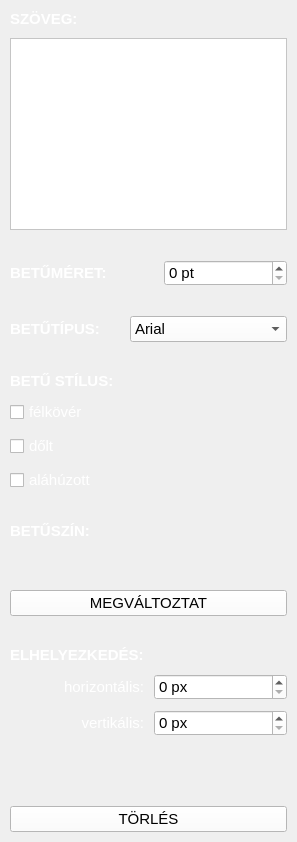
               <widget class="QWidget" name="szovegPageSzerkeszto">
                <layout class="QGridLayout" name="gridLayout_12">
                 <property name="leftMargin">
                  <number>0</number>
                 </property>
                 <property name="topMargin">
                  <number>0</number>
                 </property>
                 <property name="rightMargin">
                  <number>0</number>
                 </property>
                 <property name="bottomMargin">
                  <number>0</number>
                 </property>
                 <property name="spacing">
                  <number>0</number>
                 </property>
                 <item row="0" column="0">
                  <layout class="QVBoxLayout" name="verticalLayout_9">
                   <property name="spacing">
                    <number>30</number>
                   </property>
                   <property name="leftMargin">
                    <number>10</number>
                   </property>
                   <property name="topMargin">
                    <number>10</number>
                   </property>
                   <property name="rightMargin">
                    <number>10</number>
                   </property>
                   <property name="bottomMargin">
                    <number>10</number>
                   </property>
                   <item>
                    <layout class="QVBoxLayout" name="verticalLayout_11">
                     <property name="spacing">
                      <number>10</number>
                     </property>
                     <item>
                      <widget class="QLabel" name="label_7">
                       <property name="font">
                        <font>
                         <pointsize>11</pointsize>
                         <bold>true</bold>
                        </font>
                       </property>
                       <property name="styleSheet">
                        <string notr="true">color: rgb(255, 255, 255);</string>
                       </property>
                       <property name="text">
                        <string>SZÖVEG:</string>
                       </property>
                      </widget>
                     </item>
                     <item>
                      <widget class="QTextEdit" name="szovegTextEditSzerkeszto">
                       <property name="minimumSize">
                        <size>
                         <width>0</width>
                         <height>100</height>
                        </size>
                       </property>
                       <property name="font">
                        <font>
                         <pointsize>11</pointsize>
                        </font>
                       </property>
                       <property name="styleSheet">
                        <string notr="true">color: rgb(0, 0, 0);
background-color: rgb(255, 255, 255);</string>
                       </property>
                       <property name="html">
                        <string>&lt;!DOCTYPE HTML PUBLIC &quot;-//W3C//DTD HTML 4.0//EN&quot; &quot;http://www.w3.org/TR/REC-html40/strict.dtd&quot;&gt;
&lt;html&gt;&lt;head&gt;&lt;meta name=&quot;qrichtext&quot; content=&quot;1&quot; /&gt;&lt;meta charset=&quot;utf-8&quot; /&gt;&lt;style type=&quot;text/css&quot;&gt;
p, li { white-space: pre-wrap; }
hr { height: 1px; border-width: 0; }
li.unchecked::marker { content: &quot;\2610&quot;; }
li.checked::marker { content: &quot;\2612&quot;; }
&lt;/style&gt;&lt;/head&gt;&lt;body style=&quot; font-family:'Segoe UI'; font-size:11pt; font-weight:400; font-style:normal;&quot;&gt;
&lt;p style=&quot;-qt-paragraph-type:empty; margin-top:0px; margin-bottom:0px; margin-left:0px; margin-right:0px; -qt-block-indent:0; text-indent:0px;&quot;&gt;&lt;br /&gt;&lt;/p&gt;&lt;/body&gt;&lt;/html&gt;</string>
                       </property>
                      </widget>
                     </item>
                    </layout>
                   </item>
                   <item>
                    <layout class="QHBoxLayout" name="horizontalLayout_3">
                     <item>
                      <widget class="QLabel" name="label_8">
                       <property name="font">
                        <font>
                         <pointsize>11</pointsize>
                         <bold>true</bold>
                        </font>
                       </property>
                       <property name="styleSheet">
                        <string notr="true">color: rgb(255, 255, 255);</string>
                       </property>
                       <property name="text">
                        <string>BETŰMÉRET:</string>
                       </property>
                      </widget>
                     </item>
                     <item>
                      <widget class="QSpinBox" name="betumeretSpinBoxSzerkeszto">
                       <property name="font">
                        <font>
                         <pointsize>11</pointsize>
                         <bold>false</bold>
                        </font>
                       </property>
                       <property name="styleSheet">
                        <string notr="true">color: rgb(0, 0, 0);
background-color: rgb(255, 255, 255);</string>
                       </property>
                       <property name="suffix">
                        <string> pt</string>
                       </property>
                      </widget>
                     </item>
                    </layout>
                   </item>
                   <item>
                    <layout class="QHBoxLayout" name="horizontalLayout_4">
                     <item>
                      <widget class="QLabel" name="label_9">
                       <property name="font">
                        <font>
                         <pointsize>11</pointsize>
                         <bold>true</bold>
                        </font>
                       </property>
                       <property name="styleSheet">
                        <string notr="true">color: rgb(255, 255, 255);</string>
                       </property>
                       <property name="text">
                        <string>BETŰTÍPUS:</string>
                       </property>
                      </widget>
                     </item>
                     <item>
                      <widget class="QComboBox" name="betutipusComboBoxSzerkeszto">
                       <property name="font">
                        <font>
                         <pointsize>11</pointsize>
                         <bold>false</bold>
                        </font>
                       </property>
                       <property name="styleSheet">
                        <string notr="true">color: rgb(0, 0, 0);
background-color: rgb(255, 255, 255);</string>
                       </property>
                       <item>
                        <property name="text">
                         <string>Arial</string>
                        </property>
                       </item>
                       <item>
                        <property name="text">
                         <string>Calibri</string>
                        </property>
                       </item>
                       <item>
                        <property name="text">
                         <string>Times New Roman</string>
                        </property>
                       </item>
                      </widget>
                     </item>
                    </layout>
                   </item>
                   <item>
                    <layout class="QVBoxLayout" name="verticalLayout_13">
                     <property name="spacing">
                      <number>10</number>
                     </property>
                     <item>
                      <widget class="QLabel" name="label_13">
                       <property name="font">
                        <font>
                         <pointsize>11</pointsize>
                         <bold>true</bold>
                        </font>
                       </property>
                       <property name="styleSheet">
                        <string notr="true">color: rgb(255, 255, 255);</string>
                       </property>
                       <property name="text">
                        <string>BETŰ STÍLUS:</string>
                       </property>
                      </widget>
                     </item>
                     <item>
                      <widget class="QCheckBox" name="felkoverCheckBoxSzerkeszto">
                       <property name="font">
                        <font>
                         <pointsize>11</pointsize>
                        </font>
                       </property>
                       <property name="styleSheet">
                        <string notr="true">color: rgb(255, 255, 255);</string>
                       </property>
                       <property name="text">
                        <string>félkövér</string>
                       </property>
                      </widget>
                     </item>
                     <item>
                      <widget class="QCheckBox" name="doltCheckBoxSzerkeszto">
                       <property name="font">
                        <font>
                         <pointsize>11</pointsize>
                        </font>
                       </property>
                       <property name="styleSheet">
                        <string notr="true">color: rgb(255, 255, 255);</string>
                       </property>
                       <property name="text">
                        <string>dőlt</string>
                       </property>
                      </widget>
                     </item>
                     <item>
                      <widget class="QCheckBox" name="alahuzottCheckBoxSzerkeszto">
                       <property name="font">
                        <font>
                         <pointsize>11</pointsize>
                        </font>
                       </property>
                       <property name="styleSheet">
                        <string notr="true">color: rgb(255, 255, 255);</string>
                       </property>
                       <property name="text">
                        <string>aláhúzott</string>
                       </property>
                      </widget>
                     </item>
                    </layout>
                   </item>
                   <item>
                    <layout class="QVBoxLayout" name="verticalLayout_12">
                     <property name="spacing">
                      <number>10</number>
                     </property>
                     <item>
                      <widget class="QLabel" name="label">
                       <property name="font">
                        <font>
                         <pointsize>11</pointsize>
                         <bold>true</bold>
                        </font>
                       </property>
                       <property name="styleSheet">
                        <string notr="true">color: rgb(255, 255, 255);</string>
                       </property>
                       <property name="text">
                        <string>BETŰSZÍN:</string>
                       </property>
                      </widget>
                     </item>
                     <item>
                      <widget class="QWidget" name="betuszinWidgetSzerkeszto" native="true">
                       <property name="minimumSize">
                        <size>
                         <width>0</width>
                         <height>30</height>
                        </size>
                       </property>
                      </widget>
                     </item>
                     <item>
                      <widget class="QPushButton" name="betuszinPushButtonSzerkeszto">
                       <property name="font">
                        <font>
                         <pointsize>11</pointsize>
                        </font>
                       </property>
                       <property name="styleSheet">
                        <string notr="true">color: rgb(0, 0, 0);
background-color: rgb(255, 255, 255);</string>
                       </property>
                       <property name="text">
                        <string>MEGVÁLTOZTAT</string>
                       </property>
                      </widget>
                     </item>
                    </layout>
                   </item>
                   <item>
                    <layout class="QVBoxLayout" name="verticalLayout_10">
                     <property name="spacing">
                      <number>10</number>
                     </property>
                     <item>
                      <widget class="QLabel" name="label_10">
                       <property name="font">
                        <font>
                         <pointsize>11</pointsize>
                         <bold>true</bold>
                        </font>
                       </property>
                       <property name="styleSheet">
                        <string notr="true">color: rgb(255, 255, 255);</string>
                       </property>
                       <property name="text">
                        <string>ELHELYEZKEDÉS:</string>
                       </property>
                      </widget>
                     </item>
                     <item>
                      <layout class="QGridLayout" name="gridLayout_13">
                       <item row="1" column="0">
                        <widget class="QLabel" name="label_12">
                         <property name="font">
                          <font>
                           <pointsize>11</pointsize>
                          </font>
                         </property>
                         <property name="styleSheet">
                          <string notr="true">color: rgb(255, 255, 255);</string>
                         </property>
                         <property name="text">
                          <string>vertikális:</string>
                         </property>
                         <property name="alignment">
                          <set>Qt::AlignRight|Qt::AlignTrailing|Qt::AlignVCenter</set>
                         </property>
                        </widget>
                       </item>
                       <item row="0" column="0">
                        <widget class="QLabel" name="label_11">
                         <property name="font">
                          <font>
                           <pointsize>11</pointsize>
                          </font>
                         </property>
                         <property name="styleSheet">
                          <string notr="true">color: rgb(255, 255, 255);</string>
                         </property>
                         <property name="text">
                          <string>horizontális:</string>
                         </property>
                         <property name="alignment">
                          <set>Qt::AlignRight|Qt::AlignTrailing|Qt::AlignVCenter</set>
                         </property>
                        </widget>
                       </item>
                       <item row="0" column="1">
                        <widget class="QSpinBox" name="szovegHorizontalisSpinBoxSzerkeszto">
                         <property name="font">
                          <font>
                           <pointsize>11</pointsize>
                          </font>
                         </property>
                         <property name="styleSheet">
                          <string notr="true">color: rgb(0, 0, 0);
background-color: rgb(255, 255, 255);</string>
                         </property>
                         <property name="suffix">
                          <string> px</string>
                         </property>
                        </widget>
                       </item>
                       <item row="1" column="1">
                        <widget class="QSpinBox" name="szovegVertikalisSpinBoxSzerkeszto">
                         <property name="font">
                          <font>
                           <pointsize>11</pointsize>
                          </font>
                         </property>
                         <property name="styleSheet">
                          <string notr="true">color: rgb(0, 0, 0);
background-color: rgb(255, 255, 255);</string>
                         </property>
                         <property name="suffix">
                          <string> px</string>
                         </property>
                        </widget>
                       </item>
                      </layout>
                     </item>
                    </layout>
                   </item>
                   <item>
                    <spacer name="verticalSpacer_9">
                     <property name="orientation">
                      <enum>Qt::Vertical</enum>
                     </property>
                     <property name="sizeHint" stdset="0">
                      <size>
                       <width>20</width>
                       <height>40</height>
                      </size>
                     </property>
                    </spacer>
                   </item>
                   <item>
                    <widget class="QPushButton" name="szovegTorlesPushButtonSzerkeszto">
                     <property name="font">
                      <font>
                       <pointsize>11</pointsize>
                      </font>
                     </property>
                     <property name="styleSheet">
                      <string notr="true">color: rgb(0, 0, 0);
background-color: rgb(255, 255, 255);</string>
                     </property>
                     <property name="text">
                      <string>TÖRLÉS</string>
                     </property>
                    </widget>
                   </item>
                  </layout>
                 </item>
                </layout>
               </widget>
